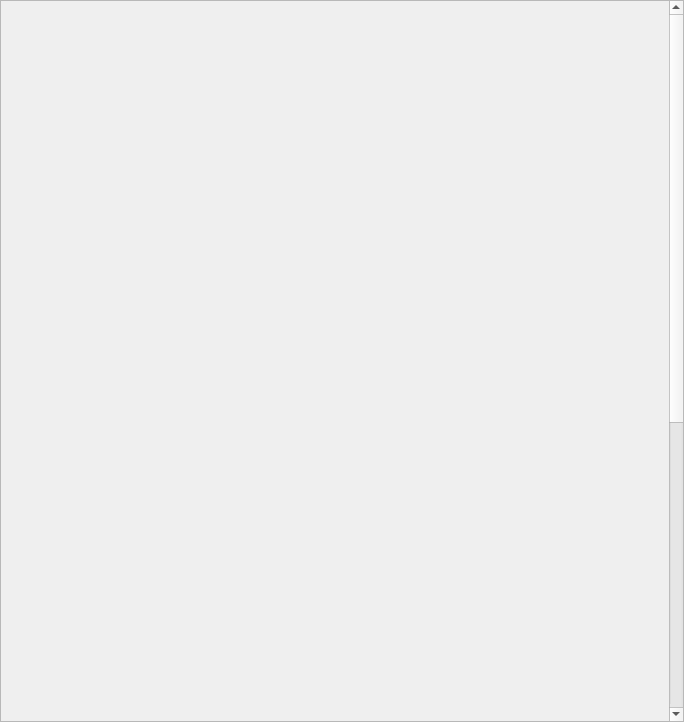
<?xml version="1.0" encoding="UTF-8"?>
<ui version="4.0">
 <class>Form</class>
 <widget class="QWidget" name="Form">
  <property name="geometry">
   <rect>
    <x>0</x>
    <y>0</y>
    <width>684</width>
    <height>722</height>
   </rect>
  </property>
  <property name="windowTitle">
   <string>Form</string>
  </property>
  <layout class="QHBoxLayout" name="horizontalLayout">
   <property name="spacing">
    <number>0</number>
   </property>
   <property name="leftMargin">
    <number>0</number>
   </property>
   <property name="topMargin">
    <number>0</number>
   </property>
   <property name="rightMargin">
    <number>0</number>
   </property>
   <property name="bottomMargin">
    <number>0</number>
   </property>
   <item>
    <widget class="QScrollArea" name="scrollArea">
     <property name="widgetResizable">
      <bool>true</bool>
     </property>
     <widget class="QWidget" name="scrollAreaWidgetContents">
      <property name="geometry">
       <rect>
        <x>0</x>
        <y>0</y>
        <width>682</width>
        <height>1240</height>
       </rect>
      </property>
      <layout class="QVBoxLayout" name="verticalLayout">
       <item>
        <widget class="PyDMEmbeddedDisplay" name="PyDMEmbeddedDisplay">
         <property name="minimumSize">
          <size>
           <width>0</width>
           <height>700</height>
          </size>
         </property>
         <property name="toolTip">
          <string/>
         </property>
         <property name="filename" stdset="0">
          <string>AttenuatorCalculator_AT2L0.ui</string>
         </property>
        </widget>
       </item>
       <item>
        <widget class="PyDMEmbeddedDisplay" name="PyDMEmbeddedDisplay_2">
         <property name="minimumSize">
          <size>
           <width>0</width>
           <height>500</height>
          </size>
         </property>
         <property name="toolTip">
          <string/>
         </property>
         <property name="filename" stdset="0">
          <string>AttenuatorCalculator_AT2L0_filters.ui</string>
         </property>
        </widget>
       </item>
      </layout>
     </widget>
    </widget>
   </item>
  </layout>
 </widget>
 <customwidgets>
  <customwidget>
   <class>PyDMEmbeddedDisplay</class>
   <extends>QFrame</extends>
   <header>pydm.widgets.embedded_display</header>
  </customwidget>
 </customwidgets>
 <resources/>
 <connections/>
</ui>
